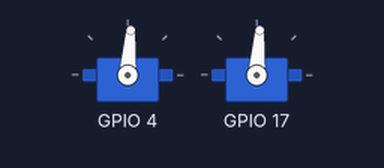
The program below on a simulated Raspberry Pi (BCM pin numbers). Parts: 2 × servo. Servo angles are drawn from the pulse width (0.5 ms = 0°, 2.5 ms = 180°). At 12.0 s the program stops and its outputs stay as they are.

Above: at 0.1 s.
At 2.1 s:
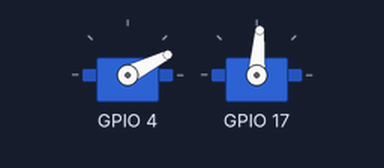
At 4.1 s:
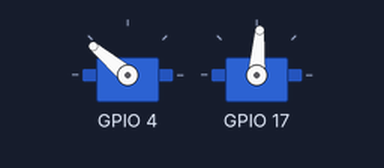
At 10.1 s:
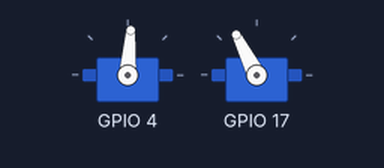
Timing chart, 0 to 13.5 s (numbered marks = the images above):
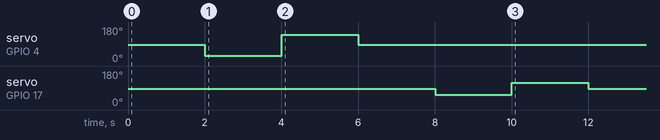

The program:

2axis_test.py
```python
#!/usr/bin/python
# -*- coding: utf-8 -*-
import pigpio
import time
pi = pigpio.pi()
#x_move:range600-22250
#y_move:range1100-1800
def move(x_move, y_move):
    #print('x_move: ', x_move)
    #print('y_move: ', y_move)
    pi.set_servo_pulsewidth(4, x_move)
    pi.set_servo_pulsewidth(17, y_move)

#X,Yのサーボで稼働させる範囲。適当によさげな範囲を選んだ
X_MAX = 2050
X_MIN = 800
X_HOME = 1450

Y_MAX = 1800
Y_MIN = 1100
Y_HOME = 1450

if __name__ == '__main__':
    move(X_HOME, Y_HOME)
    time.sleep(2)
    move(X_MIN, Y_HOME)
    time.sleep(2)
    move(X_MAX, Y_HOME)
    time.sleep(2)
    move(X_HOME, Y_HOME)
    time.sleep(2)
    move(X_HOME, Y_MIN)
    time.sleep(2)
    move(X_HOME, Y_MAX)
    time.sleep(2)
    move(X_HOME, Y_HOME)
```

Measured:
- by itself, servo on GPIO 4: 86° → 27° at 2.0 s, → 140° 2.0 s later, → 86° 2.0 s later
- by itself, servo on GPIO 17: 86° → 54° at 8.0 s, → 117° 2.0 s later, → 86° 2.0 s later
